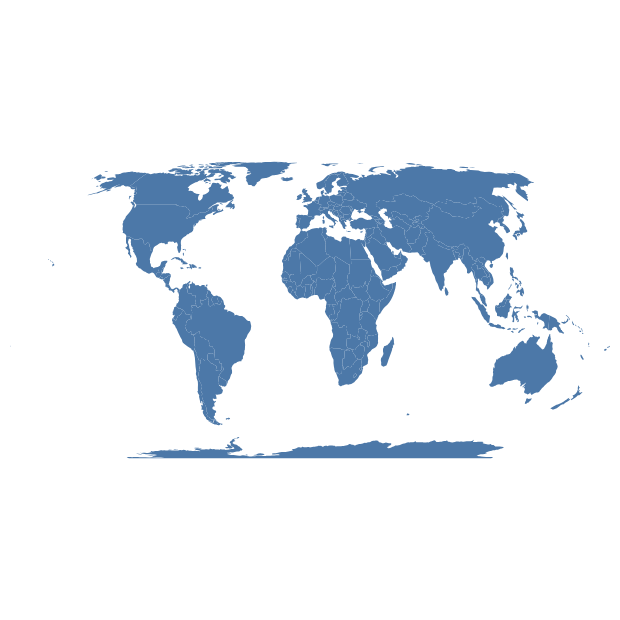

The code cell stored with this chart in its notebook:
### Code cell
gdf_ne = gdf_ne[["NAME", "CONTINENT", "POP_EST", 'geometry']]

alt.Chart(gdf_ne).mark_geoshape()

### Figure 1 — Vega-Lite specification as saved in the notebook (floating-point values rounded to 4 significant figures; data arrays with more than 128 entries replaced by an {"elided": "..."} marker saying what was removed)
{"config": {"view": {"continuousWidth": 300, "continuousHeight": 300}}, "data": {"name": "data-90fabdbf20f5b5e8ef3520e181bbc0e2"}, "mark": {"type": "geoshape"}, "$schema": "https://vega.github.io/schema/vega-lite/v5.8.0.json", "datasets": {"data-90fabdbf20f5b5e8ef3520e181bbc0e2": {"elided": "177 records"}}}
